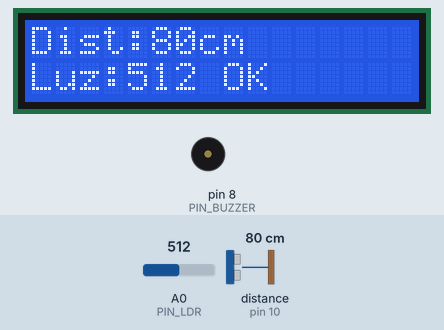
Recording of a sketch running on a simulated Arduino Uno, built with avr-gcc and run on an emulated ATmega328P. Shown: 16×2 character LCD, buzzer (waves = sounding, pin HIGH). Wiring (inferred from the names in the program): ultrasonic range finder: trigger pin 9; echo pin 10. Inputs (shaded band) come from the test bench; at power-on: distance to the obstacle (sensor on pin 10) 80 cm, A0 (PIN_LDR) = 512. The echo pulse lasts 58.3 µs per cm; pins used as bus, display or sensor lines are not drawn; what the sketch prints to the serial monitor is not drawn.

Above: at 2.0 s.
2.1 s: distance to the obstacle (sensor on pin 10) set to 250 cm
At 2.7 s:
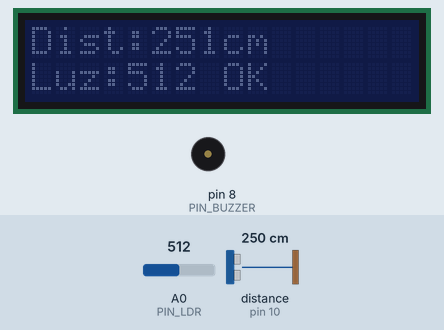
3.8 s: distance to the obstacle (sensor on pin 10) set to 4 cm
At 4.0 s:
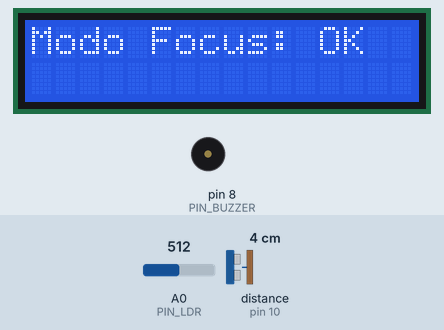
6.8 s: A0 (PIN_LDR) set to 307
At 9.53 s:
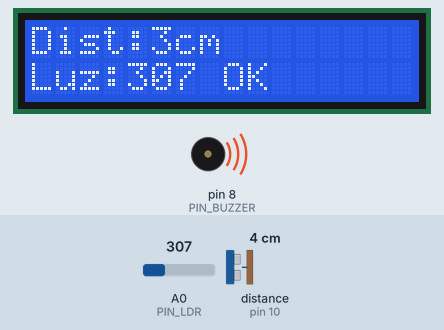
9.8 s: A0 (PIN_LDR) set to 292
11.3 s: distance to the obstacle (sensor on pin 10) set to 146 cm
12.8 s: distance to the obstacle (sensor on pin 10) set to 153 cm
At 14.3 s:
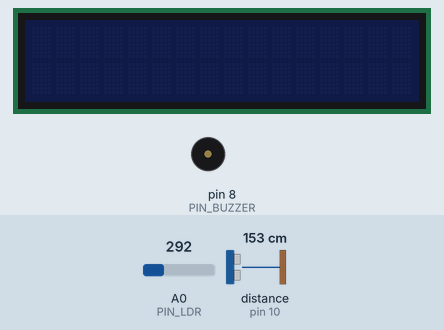
Timing chart, 0 to 15.3 s (numbered marks = the images above; inputs shaded):
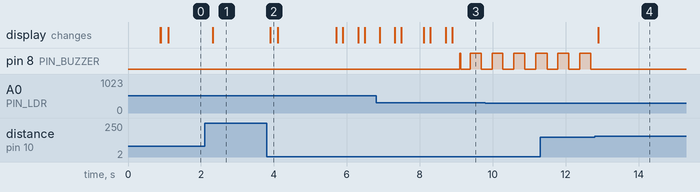

Measured:
- the behaviour switches between 150 and 151 cm on distance to the obstacle (sensor on pin 10) (found by bisection; images 3 and 4)
- after the input at 2.1 s, the display: changes after 0.23 s (image 1)
- after the input at 3.8 s, the display: changes after 0.10 s (image 2)
- after the input at 6.8 s, the display: changes after 0.11 s (image 3)
- after the input at 12.8 s, pin 8 (PIN_BUZZER): stops changing and stays LOW; the display: changes after 0.09 s (image 4)

The sketch:

Arduino.ino
```cpp
/*
 * ============================================================================
 *  Dispositivo inteligente de escritorio - Prototipo en hardware (Arduino UNO)
 *  Proyecto 3 - Modelacion de Hardware/Software con orientacion a objetos
 * ============================================================================
 *
 *  Implementa la maquina de estados de la Figura 3:
 *      DESK_EMPTY  <->  FOCUS_ON  <->  ALERT_ACTIVE
 *
 *  Comunicacion con la app de escritorio:
 *      - Puerto SERIAL (USB).
 *
 *  Protocolo:
 *      Arduino -> PC (telemetria, cada INTERVALO_TELEMETRIA ms):
 *          "D:<distancia_cm>,L:<nivel_luz>,E:<estado>"
 *          ejemplo:  D:65,L:350,E:1
 *
 *      PC -> Arduino (comandos), enviados por servidores_serial.py:
 *          "CD:<min>,<max>"    -> ajusta banda de distancia (cm)
 *          "CL:<min>,<max>"    -> ajusta banda de luz (valor crudo 0-1023)
 *          "CP:<conc>,<desc>"  -> estado del pomodoro (0/1); desc=1 avisa pausa
 *
 *  Librerias necesarias (Gestor de librerias del IDE de Arduino):
 *      - "LiquidCrystal I2C" de Frank de Brabander
 *
 *  Cableado:
 *      LCD I2C : SDA->A4, SCL->A5, VCC->5V, GND->GND
 *      HC-SR04 : Trig->D9, Echo->D10, VCC->5V, GND->GND
 *      Buzzer  : Senal->D8, VCC->5V, GND->GND   (modulo ACTIVO de 3 pines)
 *      LDR     : 5V -[LDR]- A0 -[10K]- GND       (divisor de voltaje)
 * ============================================================================
 */

#include <Wire.h>
#include <LiquidCrystal_I2C.h>

// ---------------------------------------------------------------------------
//  Configuracion del LCD I2C
// ---------------------------------------------------------------------------
LiquidCrystal_I2C lcd(0x27, 16, 2);

// ---------------------------------------------------------------------------
//  Pines
// ---------------------------------------------------------------------------
const uint8_t PIN_TRIG   = 9;    // HC-SR04 Trig
const uint8_t PIN_ECHO   = 10;   // HC-SR04 Echo
const uint8_t PIN_BUZZER = 8;    // Modulo buzzer ACTIVO (senal)
const uint8_t PIN_LDR    = A0;   // Foto-celda (divisor de voltaje)

// ---------------------------------------------------------------------------
//  Parametros configurables (se ajustan por Serial desde la app)
//  Rango ideal de distancia: [distMin, distMax]
//      distMin = limite de "muy cerca"
//      distMax = limite de "muy lejos" (aun presente)
//  Banda aceptable de luz: [luzMin, luzMax]  (valor crudo 0-1023)
//      El rango ideal de distancia se ajusta desde la app (CD:min,max)
// ---------------------------------------------------------------------------
// distMin/distMax = RANGO IDEAL de postura (igual que en el frontend).
//   distanciaCm < distMin  -> muy cerca
//   distanciaCm > distMax  -> muy lejos (pero todavia presente)
int distMin = 70;     // cm. Por debajo = muy cerca
int distMax = 80;     // cm. Por encima = muy lejos
int luzMin  = 300;    // por debajo = poca luz
int luzMax  = 900;    // por encima = demasiada luz

// Presencia: separada del rango ideal. Mas alla de esto = usuario ausente.
const int DIST_PRESENCIA = 150;  // cm

// ---------------------------------------------------------------------------
//  Tiempos (todo no-bloqueante con millis())
// ---------------------------------------------------------------------------
const unsigned long INTERVALO_SENSORES   = 200;   // ms entre lecturas
const unsigned long TIEMPO_ANOMALIA      = 5000;  // ms que debe durar la anomalia
const unsigned long INTERVALO_TELEMETRIA = 500;   // ms entre envios por Serial
const unsigned long PERIODO_BEEP         = 300;   // ms del parpadeo del buzzer

// ---------------------------------------------------------------------------
//  Estados de la FSM
// ---------------------------------------------------------------------------
enum Estado { DESK_EMPTY, FOCUS_ON, ALERT_ACTIVE };
Estado estado = DESK_EMPTY;

// ---------------------------------------------------------------------------
//  Variables de control
// ---------------------------------------------------------------------------
unsigned long tUltimaLectura    = 0;
unsigned long tUltimaTelemetria = 0;
unsigned long tInicioAnomalia   = 0;
unsigned long tUltimoBeep       = 0;

bool anomaliaPresente = false;
bool buzzerOn         = false;
bool alertaForzada    = false;   // alerta disparada por el Pomodoro del software

long distanciaCm = 999;
int  nivelLuz    = 0;

// ===========================================================================
//  SETUP
// ===========================================================================
void setup() {
  Serial.begin(9600);

  pinMode(PIN_TRIG, OUTPUT);
  pinMode(PIN_ECHO, INPUT);
  pinMode(PIN_BUZZER, OUTPUT);
  buzzerSet(false);

  lcd.init();
  lcd.backlight();
  lcd.setCursor(0, 0);
  lcd.print("Iniciando...");
  delay(800);

  cambiarEstado(DESK_EMPTY);   // ejecuta las acciones de entrada del estado inicial
}

// ===========================================================================
//  LOOP
// ===========================================================================
void loop() {
  unsigned long ahora = millis();

  // 1) Lectura periodica de sensores + actualizacion de la FSM
  if (ahora - tUltimaLectura >= INTERVALO_SENSORES) {
    tUltimaLectura = ahora;
    distanciaCm = leerDistancia();
    nivelLuz    = leerLuz();
    actualizarFSM(ahora);
  }

  // 2) Buzzer intermitente mientras hay alerta
  if (estado == ALERT_ACTIVE && (ahora - tUltimoBeep >= PERIODO_BEEP)) {
    tUltimoBeep = ahora;
    buzzerSet(!buzzerOn);
  }

  // 3) Telemetria por Serial
  if (ahora - tUltimaTelemetria >= INTERVALO_TELEMETRIA) {
    tUltimaTelemetria = ahora;
    enviarTelemetria();
  }

  // 4) Comandos entrantes
  procesarSerial();
}

// ===========================================================================
//  Maquina de estados
// ===========================================================================
void actualizarFSM(unsigned long ahora) {
  bool usuarioPresente  = (distanciaCm <= DIST_PRESENCIA);
  bool distFueraDeRango = usuarioPresente && (distanciaCm < distMin || distanciaCm > distMax);
  bool luzMala          = (nivelLuz < luzMin) || (nivelLuz > luzMax);
  bool anomalia         = (distFueraDeRango || luzMala || alertaForzada);

  switch (estado) {

    case DESK_EMPTY:
      // Usuario Presente (Distancia <= DIST_PRESENCIA)
      if (usuarioPresente) cambiarEstado(FOCUS_ON);
      break;

    case FOCUS_ON:
      if (!usuarioPresente) {
        // Usuario Ausente (Distancia > DIST_PRESENCIA)
        cambiarEstado(DESK_EMPTY);
        anomaliaPresente = false;
      } else if (anomalia) {
        // Anomalia Detectada (postura fuera de rango o luz mala por > 5 seg)
        if (!anomaliaPresente) {
          anomaliaPresente = true;
          tInicioAnomalia  = ahora;
        } else if (ahora - tInicioAnomalia >= TIEMPO_ANOMALIA) {
          cambiarEstado(ALERT_ACTIVE);
        }
      } else {
        anomaliaPresente = false;
      }
      mostrarDatosFocus();   // refresca distancia y luz en el LCD
      break;

    case ALERT_ACTIVE:
      if (!usuarioPresente) {
        // Usuario Ausente (Distancia > DIST_PRESENCIA)
        cambiarEstado(DESK_EMPTY);
        anomaliaPresente = false;
        alertaForzada    = false;
      } else if (!anomalia) {
        // Variables Normalizadas (Distancia y Luz OK)
        cambiarEstado(FOCUS_ON);
        anomaliaPresente = false;
      }
      break;
  }
}

// ---------------------------------------------------------------------------
//  Acciones de entrada de cada estado (entry / ...)
// ---------------------------------------------------------------------------
void cambiarEstado(Estado nuevo) {
  estado = nuevo;

  switch (estado) {

    case DESK_EMPTY:
      lcd.clear();
      lcd.noBacklight();           // entry / Apagar retroiluminacion LCD
      buzzerSet(false);            // entry / Silenciar Buzzer
      Serial.println("E:0");       // entry / Enviar estado "E:0" por Serial
      break;

    case FOCUS_ON:
      lcd.backlight();             // entry / Encender retroiluminacion LCD
      lcd.clear();
      lcd.setCursor(0, 0);
      lcd.print("Modo Focus: OK"); // entry / Mostrar en LCD
      buzzerSet(false);
      Serial.println("E:1");       // entry / Enviar estado "E:1" por Serial
      break;

    case ALERT_ACTIVE:
      lcd.backlight();
      lcd.clear();
      lcd.setCursor(0, 0);
      lcd.print("   ALERTA!");     // entry / Cambiar texto LCD a "ALERTA!"
      Serial.println("E:2");       // entry / Enviar estado "E:2" por Serial
      tUltimoBeep = millis();
      buzzerSet(true);             // entry / Activar Buzzer intermitente
      break;
  }
}

// ===========================================================================
//  Lectura de sensores
// ===========================================================================

// Distancia en cm con el HC-SR04. Devuelve 999 si no hay eco (muy lejos).
long leerDistancia() {
  digitalWrite(PIN_TRIG, LOW);
  delayMicroseconds(2);
  digitalWrite(PIN_TRIG, HIGH);
  delayMicroseconds(10);
  digitalWrite(PIN_TRIG, LOW);

  long duracion = pulseIn(PIN_ECHO, HIGH, 30000UL);  // timeout ~30 ms (~5 m)
  if (duracion == 0) return 999;
  return duracion / 58;   // conversion estandar de microsegundos a cm
}

// Nivel de luz crudo 0-1023 (mas alto = mas iluminado, segun el divisor).
int leerLuz() {
  return analogRead(PIN_LDR);
}

// ===========================================================================
//  Salidas
// ===========================================================================

// Buzzer ACTIVO: suena con la senal en HIGH.
// Si tu modulo suena al reves (con LOW), cambia HIGH/LOW por !on.
void buzzerSet(bool on) {
  digitalWrite(PIN_BUZZER, on ? HIGH : LOW);
  buzzerOn = on;
}

// Muestra distancia y luz en tiempo real durante FOCUS_ON.
// Se usa setCursor + relleno con espacios para evitar parpadeo.
void mostrarDatosFocus() {
  lcd.setCursor(0, 0);
  lcd.print("Dist:");
  lcd.print(distanciaCm);
  lcd.print("cm      ");

  lcd.setCursor(0, 1);
  lcd.print("Luz:");
  lcd.print(nivelLuz);
  bool luzOk = (nivelLuz >= luzMin && nivelLuz <= luzMax);
  lcd.print(luzOk ? " OK    " : " MALA  ");
}

// ===========================================================================
//  Comunicacion Serial
// ===========================================================================

// Envia "D:<dist>,L:<luz>,E:<estado>"
void enviarTelemetria() {
  Serial.print("D:");
  Serial.print(distanciaCm);
  Serial.print(",L:");
  Serial.print(nivelLuz);
  Serial.print(",E:");
  Serial.println((int)estado);
}

// Lee linea por linea y la interpreta.
void procesarSerial() {
  static char buffer[32];
  static uint8_t idx = 0;

  while (Serial.available()) {
    char c = Serial.read();
    if (c == '\n' || c == '\r') {
      if (idx > 0) {
        buffer[idx] = '\0';
        interpretarComando(buffer);
        idx = 0;
      }
    } else if (idx < sizeof(buffer) - 1) {
      buffer[idx++] = c;
    }
  }
}

void interpretarComando(char* cmd) {
  // CD:<min>,<max>  -> banda de distancia
  if (strncmp(cmd, "CD:", 3) == 0) {
    char* tok = strtok(cmd + 3, ",");
    if (tok) {
      distMin = atoi(tok);
      tok = strtok(NULL, ",");
      if (tok) distMax = atoi(tok);
    }
  }
  // CL:<min>,<max>  -> banda de luz
  else if (strncmp(cmd, "CL:", 3) == 0) {
    char* tok = strtok(cmd + 3, ",");
    if (tok) {
      luzMin = atoi(tok);
      tok = strtok(NULL, ",");
      if (tok) luzMax = atoi(tok);
    }
  }
  // CP:<conc>,<desc>  -> pomodoro: en descanso (desc=1) avisa la pausa activa
  else if (strncmp(cmd, "CP:", 3) == 0) {
    char* tok = strtok(cmd + 3, ",");   // en_concentracion (no se usa por ahora)
    if (tok) {
      tok = strtok(NULL, ",");          // en_descanso
      if (tok) alertaForzada = (atoi(tok) == 1);
    }
  }
}
```
